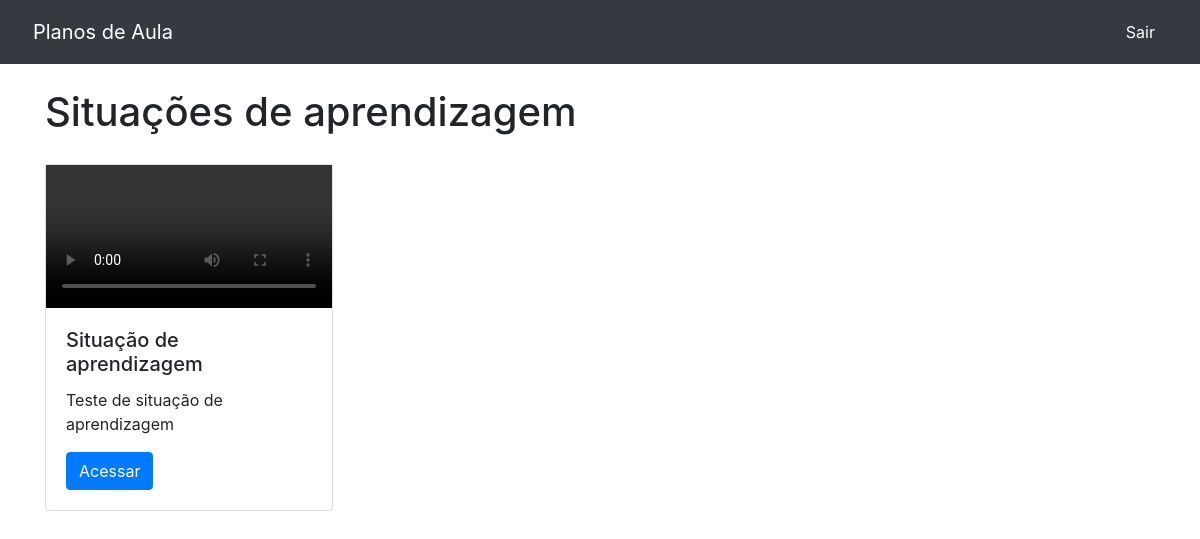
The page /home/uc/1 on the database its author committed.
### uc/models.py (models this page shows, shortened)
class AtividadeUC(models.Model):
    nome_atividade = models.CharField(max_length=100)
    descricao = models.TextField()
    plano = models.FileField(upload_to = "plano")
    complemento_1= models.FileField (upload_to = "complemento")
    uc = models.ForeignKey(UC, on_delete = models.DO_NOTHING)

### uc/views.py (the view)
# urls.py: path('home/', include('uc.urls')),
def uc(request, id):
    v_uc=UC.objects.get(id = id)
    atividades = AtividadeUC.objects.filter(uc = v_uc )
    return render(request, 'uc.html',{'atividades':atividades})

### templates/uc.html (shortened to what this page needs)
{% extends 'base.html'%}
{% block 'body' %}
<div class="container">
	<br>
	<h1>Situações de aprendizagem</h1>
	<div class="row">
		{% for i in atividades %}
		<div style="margin-top: 20px;" class="col-md">
			<div class="card" style="width: 18rem;">
				<video controls>
					<source src="{{i.complemento_1.url}}" type="video/mp4">
				</video>
				<div class="card-body">
					<h5 class="card-title">{{i.nome_atividade}}</h5>
					<p class="card-text">{{i.descricao}}</p>
					<a href="{% url 'atividades' i.id %}" class="btn btn-primary">Acessar</a>
				</div>
			</div>
		</div>
		{% endfor %}
	</div>
</div>
{% endblock %}

### rows shown on the page
AtividadeUC: nome_atividade "Situação de aprendizagem", descricao "Teste de situação de aprendizagem"
